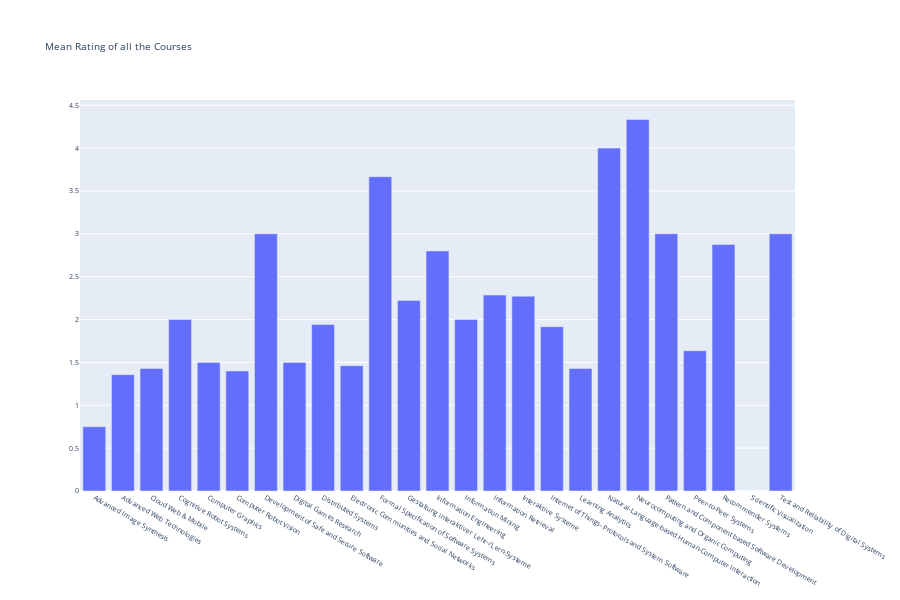

Notebook source saved alongside this figure:
### Code cell
fig11.show()

### Figure 1 — Plotly figure (JSON) as saved in the notebook; plotly's stock layout.template omitted (floating-point values rounded to 4 significant figures)
{"data": [{"type": "bar", "x": ["Advanced Image Synthesis", "Advanced Web Technologies", "Cloud Web & Mobile", "Cognitive Robot Systems", "Computer Graphics", "Computer Robot Vision", "Development of Safe and Secure Software", "Digital Games Research", "Distributed Systems", "Electronic Communities and Social Networks", "Formal Specification of Software Systems", "Gestaltung interaktiver Lehr-/Lern-Systeme", "Information Engineering", "Information Mining", "Information Retrieval", "Interaktive Systeme", "Internet of Things- Protocols and System Software", "Learning Analytics", "Natural-Language-based Human-Computer Interaction", "Neurocomputing and Organic Computing", "Pattern and Component based Software Development", "Peer-to-Peer Systems", "Recommender Systems", "Scientific Visualization", "Test and Reliability of Digital Systems"], "y": [0.75, 1.357, 1.429, 2, 1.5, 1.4, 3, 1.5, 1.941, 1.462, 3.667, 2.222, 2.8, 2, 2.286, 2.273, 1.917, 1.429, 4, 4.333, 3, 1.636, 2.875, 0, 3]}], "layout": {"font": {"size": 7}, "height": 600, "title": {"text": "Mean Rating of all the Courses"}, "width": 900}}
